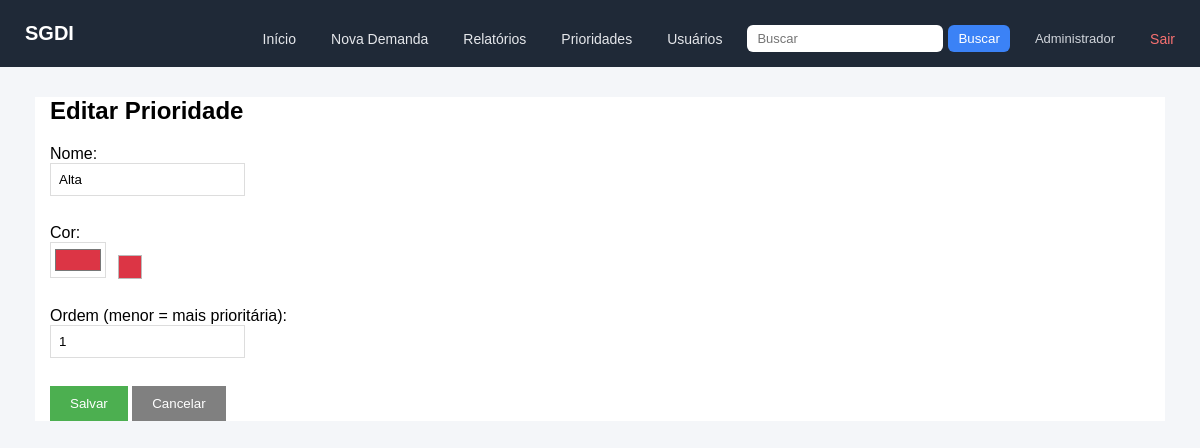
/prioridades/editar/1 (signed in), run on the app's committed database.
### tables this page shows
CREATE TABLE prioridades (
    id INTEGER PRIMARY KEY AUTOINCREMENT,
    nome TEXT NOT NULL UNIQUE,
    cor TEXT NOT NULL,
    nivel INTEGER NOT NULL UNIQUE,
    data_criacao TEXT NOT NULL
);

### app.py (the view, shortened to what this page needs)
@app.route('/prioridades/editar/<int:id>', methods=['GET', 'POST'])
@admin_required
def editar_prioridade(id):
    conn = get_db()
    prioridade = conn.execute('SELECT * FROM prioridades WHERE id = ?', (id,)).fetchone()
    if not prioridade:
        conn.close()
        flash('Prioridade não encontrada.')
        return redirect(url_for('prioridades'))
    conn.close()
    return render_template('editar_prioridade.html', prioridade=prioridade)

### app.py (called while the page is built)
def get_db():
    conn = sqlite3.connect(DATABASE)
    conn.row_factory = sqlite3.Row
    conn.create_function("UNACCENT", 1, lambda x: unidecode(x) if x else "")
    return conn

def admin_required(f):
    @wraps(f)
    def decorated(*args, **kwargs):
        if 'usuario_id' not in session:
            flash('Faça login para continuar.')
            return redirect(url_for('login'))
        if session.get('usuario_tipo') != 'admin':
            flash('Acesso restrito a administradores.')
            return redirect(url_for('index'))
        return f(*args, **kwargs)
    return decorated

### templates/editar_prioridade.html
{% extends "base.html" %}
{% block content %}
<h2>Editar Prioridade</h2>
<form method="POST" action="/prioridades/editar/{{ prioridade['id'] }}">
    <div>
        <label>Nome:</label><br>
        <input type="text" name="nome" value="{{ prioridade['nome'] }}" required>
    </div>
    <br>
    <div>
        <label>Cor:</label><br>
        <input type="color" name="cor" value="{{ prioridade['cor'] }}" required>
        <span class="cor-preview" data-color-preview="{{ prioridade['cor'] }}"></span>
    </div>
    <br>
    <div>
        <label>Ordem (menor = mais prioritária):</label><br>
        <input type="number" name="nivel" min="1" value="{{ prioridade['nivel'] }}" required>
    </div>
    <br>
    <button type="submit">Salvar</button>
    <a href="/prioridades"><button type="button">Cancelar</button></a>
</form>
{% endblock %}

### static/style.css (style rules this page uses)
body { font-family: Arial, sans-serif; background-color: #f5f5f5; padding: 0; margin: 0; min-height: 100vh; padding-bottom: 70px; box-sizing: border-box; }
button { background-color: #4CAF50; color: white; padding: 10px 20px; border: none; cursor: pointer; }
button[type="button"] { background-color: #808080; }
form div { margin-bottom: 10px; }
input[type="text"], textarea { padding: 8px; border: 1px solid #ddd; }
select, input[type="number"] { padding: 8px; border: 1px solid #ddd; }
input[type="color"] { width: 56px; height: 36px; padding: 2px; border: 1px solid #ddd; background: #fff; cursor: pointer; }
.cor-preview { display: inline-block; width: 22px; height: 22px; border: 1px solid #bbb; vertical-align: middle; margin-left: 8px; }

### templates/base.html (style rules this page uses)
body { margin: 0; font-family: Arial, Helvetica, sans-serif; background-color: #f4f6f9; }

### data on the page
prioridades: nome "Alta", cor "#dc3545", nivel "1"

### other printed values
{{ session.get('usuario_nome', '') }} "Administrador"
